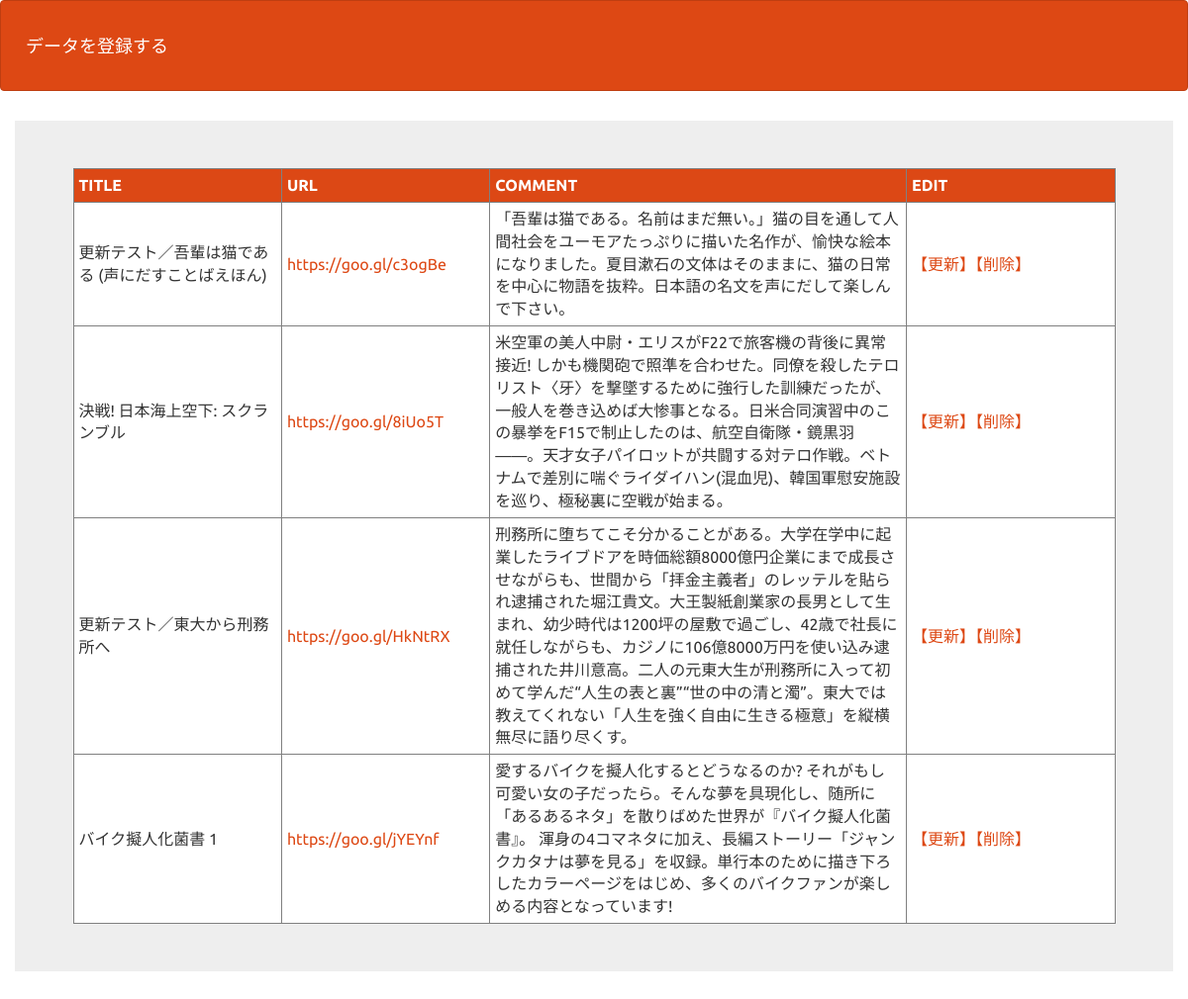
/bm_list_view.php, run on the app's committed database.
### tables this page shows
CREATE TABLE IF NOT EXISTS `gs_bm_table` (
`id` int(12) NOT NULL,
  `name` varchar(64) NOT NULL,
  `url` text NOT NULL,
  `comment` text NOT NULL,
  `date` datetime NOT NULL
);

### bm_list_view.php (the view, shortened to what this page needs)
<?php
try {
  $pdo = new PDO('mysql:dbname=gs_db16;charset=utf8;host=localhost','root','');
} catch (PDOException $e) {
  exit('データベースに接続できませんでした。'.$e->getMessage());
}
$stmt = $pdo->prepare("SELECT * FROM gs_bm_table");
$status = $stmt->execute();
$view="";
if($status==false){
  $error = $stmt->errorInfo();
  exit("ErrorQuery:".$error[2]);
}else{
  while( $result = $stmt->fetch(PDO::FETCH_ASSOC)){
      $view .= '<tr style="background:#fff;">';
      $view .= '<td style="padding:5px;">';
      $view .= $result["name"];
      $view .= '</td>';
      $view .= '<td style="padding:5px;">';
      $view .= '<a href="';
      $view .= $result["url"];
      $view .= '" target="_blank">';
      $view .= $result["url"];
      $view .= '</a>';
      $view .= '</td>';
      $view .= '<td style="padding:5px;">';
      $view .= $result["comment"];
      $view .= '</td>';
      $view .= '<td style="padding:5px;">';
      $view .= '<a href="bm_update_view.php?id='. $result["id"].'">';
      $view .= '【更新】';
      $view .= '</a>';
      $view .= '<a href="bm_delete.php?id='. $result["id"].'">';
      $view .= '【削除】';
      $view .= '</a>';
      $view .= '</td>';
      $view .= '</tr>';
  }
}
?>
    <!DOCTYPE html>
    <html lang="ja">
    <head>
        <link rel="stylesheet" href="css/range.css">
        <link href="css/bootstrap.min.css" rel="stylesheet">
    </head>
    <body id="main">
        <header>
            <nav class="navbar navbar-default">
                <div class="container-fluid">
                    <div class="navbar-header">
                        <a class="navbar-brand" href="index.php">データを登録する</a>
                    </div>
            </nav>
        </header>
        <div>
            <div class="container jumbotron">
                <table border="1" style="border-collapse: collapse; table-layout: fixed; width: 90%; margin:0 auto;">
                    <tr style="background: #DC4815;">
                        <th style="padding:5px; width: 20%; color: #fff;">TITLE</th>
                        <th style="padding:5px; width: 20%; color: #fff;">URL</th>
                        <th style="padding:5px; width: 40%; color: #fff;">COMMENT</th>
                        <th style="padding:5px; width: 20%; color: #fff;">EDIT</th>
                    </tr>
                        <?=$view?>
                </table>
            </div>
        </div>
    </body>
    </html>

### bm_list_view.php (style rules this page uses)
div { padding: 10px; font-size: 16px; }

### data on the page
gs_bm_table: value "更新テスト／吾輩は猫である (声にだすことばえほん) https://goo.gl/c3ogBe 「吾輩は猫である。名前はまだ無い。」猫の目を通して人間社会をユーモアたっぷりに描いた名作が、愉快な絵本になりました。夏目漱石の文体はそのままに、猫の日常を中心に物語を抜粋。日本語の名文を声にだして楽しんで下さい。 【更新】 【削除】"
gs_bm_table: value "決戦! 日本海上空下: スクランブル https://goo.gl/8iUo5T 米空軍の美人中尉・エリスがF22で旅客機の背後に異常接近! しかも機関砲で照準を合わせた。同僚を殺したテロリスト〈牙〉を撃墜するために強行した訓練だったが、一般人を巻き込めば大惨事となる。日米合同演習中のこの暴挙をF15で制止したのは、航空自衛隊・鏡黒羽――。天才女子パイロットが共闘する対テロ作戦。ベトナムで差別に喘ぐライダイハン(混血児)、韓国軍慰安施設を巡り、極秘裏に空戦が始まる。 【更新】 【削除】"
gs_bm_table: value "更新テスト／東大から刑務所へ https://goo.gl/HkNtRX 刑務所に堕ちてこそ分かることがある。大学在学中に起業したライブドアを時価総額8000億円企業にまで成長させながらも、世間から「拝金主義者」のレッテルを貼られ逮捕された堀江貴文。大王製紙創業家の長男として生まれ、幼少時代は1200坪の屋敷で過ごし、42歳で社長に就任しながらも、カジノに106億8000万円を使い込み逮捕された井川意高。二人の元東大生が刑務所に入って初めて学んだ“人生の表と裏”“世の中の清と濁”。東大では教えてくれない「人生を強く自由に生きる極意」を縦横無尽に語り尽くす。 【更新】 【削除】"
gs_bm_table: value "バイク擬人化菌書 1 https://goo.gl/jYEYnf 愛するバイクを擬人化するとどうなるのか? それがもし可愛い女の子だったら。そんな夢を具現化し、随所に「あるあるネタ」を散りばめた世界が『バイク擬人化菌書』。 渾身の4コマネタに加え、長編ストーリー「ジャンクカタナは夢を見る」を収録。単行本のために描き下ろしたカラーページをはじめ、多くのバイクファンが楽しめる内容となっています! 【更新】 【削除】"
